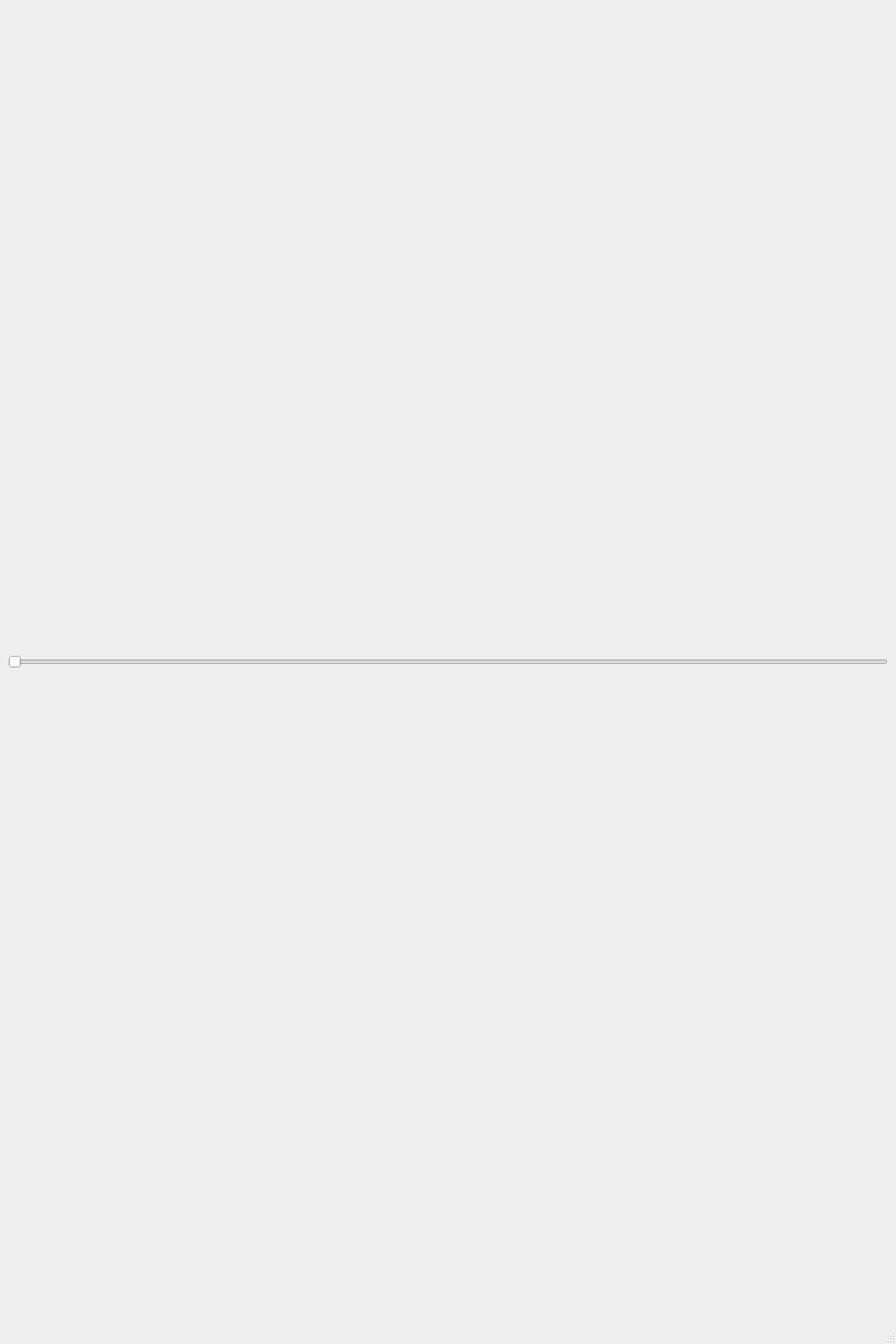
<?xml version="1.0" encoding="UTF-8"?>
<ui version="4.0">
 <class>MainWindow</class>
 <widget class="QMainWindow" name="MainWindow">
  <property name="geometry">
   <rect>
    <x>0</x>
    <y>0</y>
    <width>1000</width>
    <height>1500</height>
   </rect>
  </property>
  <property name="minimumSize">
   <size>
    <width>1000</width>
    <height>1500</height>
   </size>
  </property>
  <property name="windowTitle">
   <string>MainWindow</string>
  </property>
  <widget class="QWidget" name="centralwidget">
   <layout class="QVBoxLayout" name="verticalLayout">
    <item>
     <widget class="QSlider" name="hSlider">
      <property name="orientation">
       <enum>Qt::Horizontal</enum>
      </property>
     </widget>
    </item>
   </layout>
  </widget>
  <widget class="QMenuBar" name="menubar">
   <property name="geometry">
    <rect>
     <x>0</x>
     <y>0</y>
     <width>1000</width>
     <height>21</height>
    </rect>
   </property>
  </widget>
  <widget class="QStatusBar" name="statusbar"/>
 </widget>
 <resources/>
 <connections/>
</ui>
